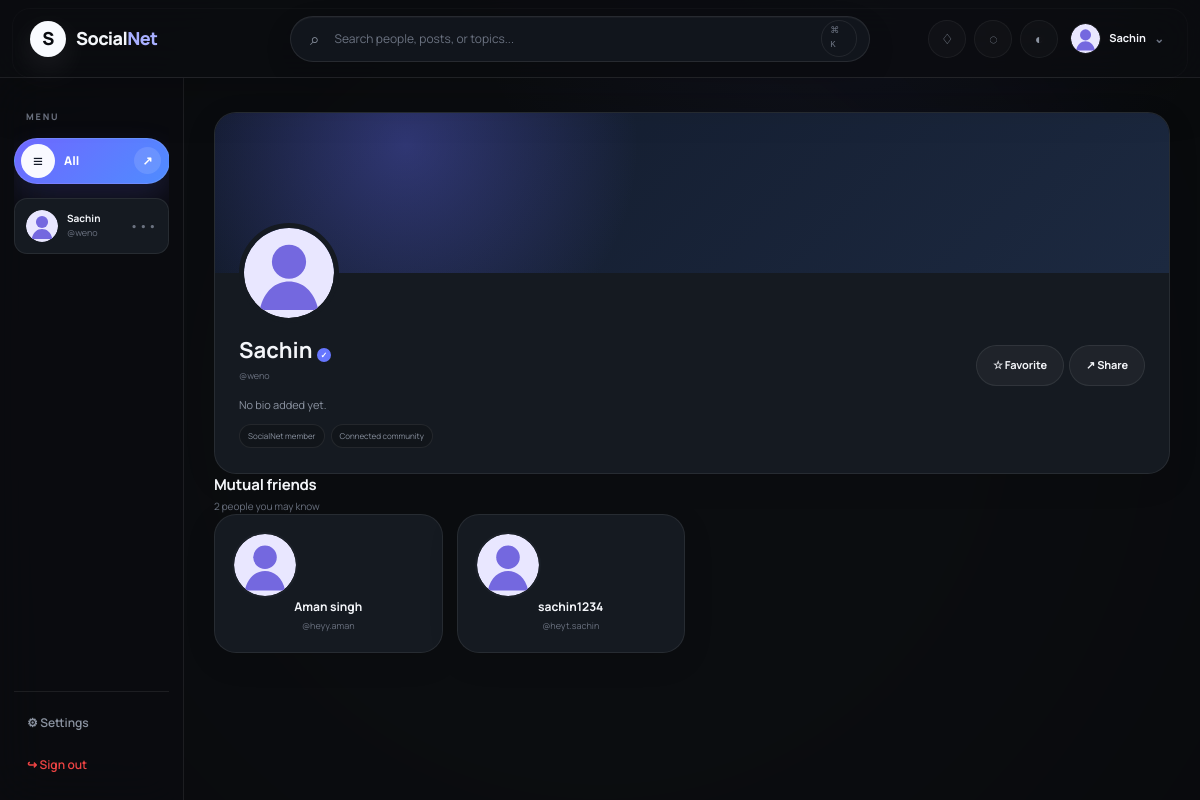
Page /user/11 (signed in) on the committed database.
### tables this page shows
CREATE TABLE users (
    id INTEGER PRIMARY KEY AUTOINCREMENT,
    name TEXT NOT NULL,
    username TEXT NOT NULL COLLATE NOCASE UNIQUE,
    email TEXT NOT NULL COLLATE NOCASE UNIQUE,
    password_hash TEXT NOT NULL,
    bio TEXT DEFAULT '',
    profile_picture TEXT NOT NULL DEFAULT 'default-avatar.svg',
    is_blocked INTEGER NOT NULL DEFAULT 0,
    created_at TEXT NOT NULL DEFAULT CURRENT_TIMESTAMP
, cover_picture TEXT NOT NULL DEFAULT '');

### app.py (the view)
@app.route("/user/<int:user_id>")
@login_required
def view_user(user_id):
    con = get_db()
    other = con.execute("SELECT * FROM users WHERE id=?", (user_id,)).fetchone()
    if not other:
        con.close()
        flash("User not found.", "error")
        return redirect(url_for("search"))
    status = relationship_status(con, session["user_id"], user_id)
    is_favorite = bool(con.execute(
        "SELECT 1 FROM favourites WHERE user_id=? AND favourite_user_id=?",
        (session["user_id"], user_id)
    ).fetchone())
    mutual = con.execute(
        """SELECT u.* FROM users u
           JOIN friendships f1 ON f1.friend_id=u.id AND f1.user_id=?
           JOIN friendships f2 ON f2.friend_id=u.id AND f2.user_id=?
           WHERE u.id NOT IN (?,?)""",
        (session["user_id"], user_id, session["user_id"], user_id)
    ).fetchall()
    con.close()
    return render_template("view_user.html", other=other, status=status, mutual=mutual, is_favorite=is_favorite)

### app.py (called while the page is built, shortened)
def get_db():
    con = sqlite3.connect(DB_PATH)
    con.row_factory = sqlite3.Row
    con.execute("PRAGMA foreign_keys = ON")
    return con

def login_required(view):
    @wraps(view)
    def wrapped(*args, **kwargs):
        if "user_id" not in session:
            flash("Please log in to continue.", "error")
            return redirect(url_for("login"))
        return view(*args, **kwargs)
    return wrapped

def relationship_status(con, me, other):
    if me == other:
        return "self"

@app.context_processor
def common_context():
    pending = 0
    if "user_id" in session:
        con = get_db()
        pending = con.execute(
            "SELECT COUNT(*) FROM friend_requests WHERE receiver_id=? AND status='pending'",
            (session["user_id"],)
        ).fetchone()[0]
        con.close()
    current_user = None
    if "user_id" in session:
        con = get_db()
        current_user = con.execute("SELECT * FROM users WHERE id=?", (session["user_id"],)).fetchone()
        con.close()
    return {"pending_count": pending, "logged_in": "user_id" in session, "current_user": current_user}

### templates/view_user.html
{% extends "base.html" %}{% block title %}{{ other['name'] }} · SocialNet{% endblock %}
{% block content %}<div class="content-wrap"><section class="public-user card"><div class="public-cover"></div><div class="public-user-body"><img class="public-avatar" src="{{ url_for('static',filename='uploads/'+other['profile_picture']) }}"><div class="public-title"><div><h1>{{ other['name'] }} <i class="verified">✓</i></h1><p>@{{ other['username'] }}</p></div><div class="card-actions">{% if status=='none' %}<form method="post" action="{{ url_for('send_request',receiver_id=other['id']) }}"><button class="btn primary">＋ Add friend</button></form>{% elif status=='pending_sent' %}<span class="status">Request pending</span>{% elif status=='pending_received' %}<a class="btn primary" href="{{ url_for('requests_page') }}">Respond</a>{% elif status=='friends' %}<a class="btn primary" href="{{ url_for('chat',user_id=other['id']) }}">Message</a>{% endif %}{% if is_favorite %}<form method="post" action="{{ url_for('remove_favourite',user_id=other['id']) }}"><button class="btn ghost">★ Favorite</button></form>{% else %}<form method="post" action="{{ url_for('add_favourite',user_id=other['id']) }}"><button class="btn ghost">☆ Favorite</button></form>{% endif %}<button class="btn ghost" data-action="share-profile">↗ Share</button></div></div><p class="bio">{{ other['bio'] or 'No bio added yet.' }}</p><div class="profile-tags"><span>SocialNet member</span><span>Connected community</span></div></div></section><div class="section-head"><div><h2>Mutual friends</h2><span>{{ mutual|length }} people you may know</span></div></div><section class="people-grid">{% for m in mutual %}<article class="user-card card"><img src="{{ url_for('static',filename='uploads/'+m['profile_picture']) }}"><h3>{{ m['name'] }}</h3><p>@{{ m['username'] }}</p></article>{% else %}<div class="empty wide">No mutual friends yet.</div>{% endfor %}</section></div>{% endblock %}

### templates/base.html (shortened to what this page needs)
<!doctype html>
<html lang="en" data-theme="dark">
<head>
<link rel="stylesheet" href="{{ url_for('static', filename='css/style.css') }}">
</head>
<body class="{% if logged_in %}app-shell{% else %}public-shell{% endif %}">
{% if logged_in %}
<header class="topbar">
  <div class="topbar-left"><button class="icon-btn mobile-menu" data-action="toggle-sidebar" aria-label="Menu">☰</button>
  <a class="brand" href="{{ url_for('dashboard') }}"><span class="brand-mark">S</span><span>Social<span class="brand-accent">Net</span></span></a></div>
  <form class="global-search" action="{{ url_for('search') }}" method="get" autocomplete="off">
    <span>⌕</span><input id="globalSearch" name="q" value="{{ request.args.get('q','') }}" placeholder="Search people, posts, or topics..." aria-label="Search">
    <kbd>⌘ K</kbd><div class="search-suggest" id="searchSuggest"><div class="suggest-head">Quick search</div><div class="suggest-item">Search people by name or @username</div><div class="suggest-item">Find topics and communities</div></div>
  </form>
  <div class="top-actions">
    <a class="icon-btn has-dot" href="{{ url_for('requests_page') }}" title="Notifications">♢{% if pending_count %}<i>{{ pending_count }}</i>{% endif %}</a>
    <a class="icon-btn" href="{{ url_for('friends') }}" title="Messages">◌</a>
    <button class="icon-btn" data-action="toggle-theme" title="Toggle theme">◐</button>
    <div class="user-menu">
      <a href="{{ url_for('profile') }}" class="mini-profile"><img src="{{ url_for('static', filename='uploads/'+(current_user['profile_picture'] if current_user else 'default-avatar.svg')) }}" onerror="this.src='{{ url_for('static', filename='uploads/default-avatar.svg') }}'"><span>{{ session.get('user_name','User') }}</span><b>⌄</b></a>
    </div>
  </div>
</header>
<div class="app-layout">
<aside class="sidebar" id="sidebar">
  <div class="side-scroll">
    <div class="side-label">MENU</div>
    <button class="all-nav-trigger" type="button" data-action="toggle-all-nav" aria-expanded="false" aria-controls="allNavPanel">
      <span class="all-nav-trigger-icon">≡</span><span>All</span><span class="all-nav-chevron">↗</span>
    </button>
    <div class="side-profile">
      <img src="{{ url_for('static', filename='uploads/'+(current_user['profile_picture'] if current_user else 'default-avatar.svg')) }}" alt="">
      <div><b>{{ session.get('user_name','User') }}</b><small>@{{ session.get('username','user') }}</small></div>
      <a href="{{ url_for('profile') }}">•••</a>
    </div>
  </div>
  <div class="side-footer"><a href="{{ url_for('settings') }}">⚙ Settings</a><a class="logout-link" href="{{ url_for('logout') }}">↪ Sign out</a></div>
</aside>
<main class="page-content">
{% block content %}{% endblock %}
</main></div>
{% else %}
{% with messages=get_flashed_messages(with_categories=true) %}{% if messages %}<div class="toast-wrap">{% for category,message in messages %}<div class="toast {{ category }}"><span>!</span>{{ message }}<button data-action="close-toast">×</button></div>{% endfor %}</div>{% endif %}{% endwith %}
{% endif %}
</body></html>

### rows in the picture
users: profile_picture (placeholder picture), get "Sachin", get "weno", name "Sachin", username "weno", bio "No bio added yet."
users: profile_picture (placeholder picture), name "Aman singh", username "heyy.aman"
users: profile_picture (placeholder picture), name "sachin1234", username "heyt.sachin"

### other values in the picture
{{ mutual|length }} "2"
